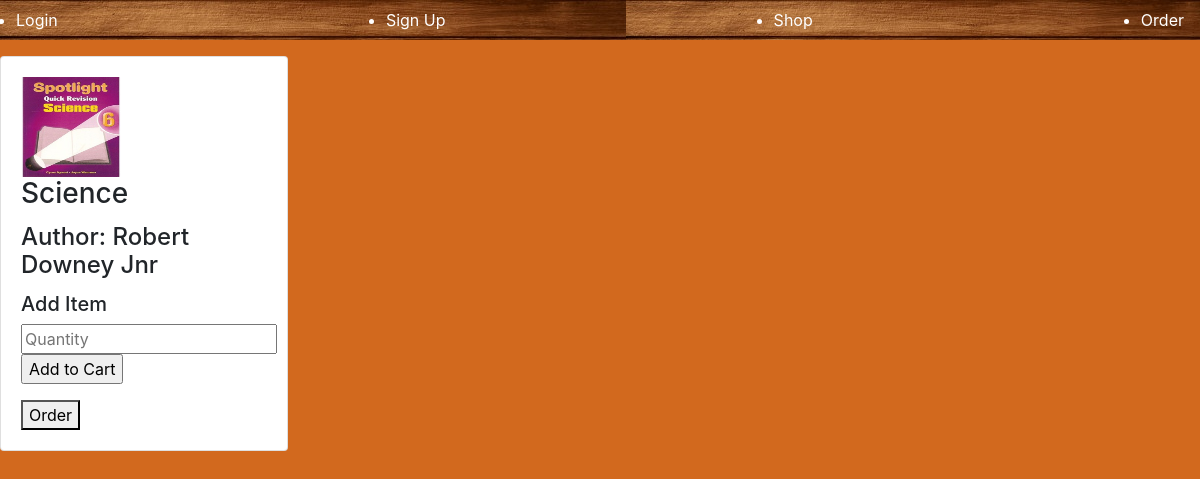
The page /shop on the database as committed earlier.
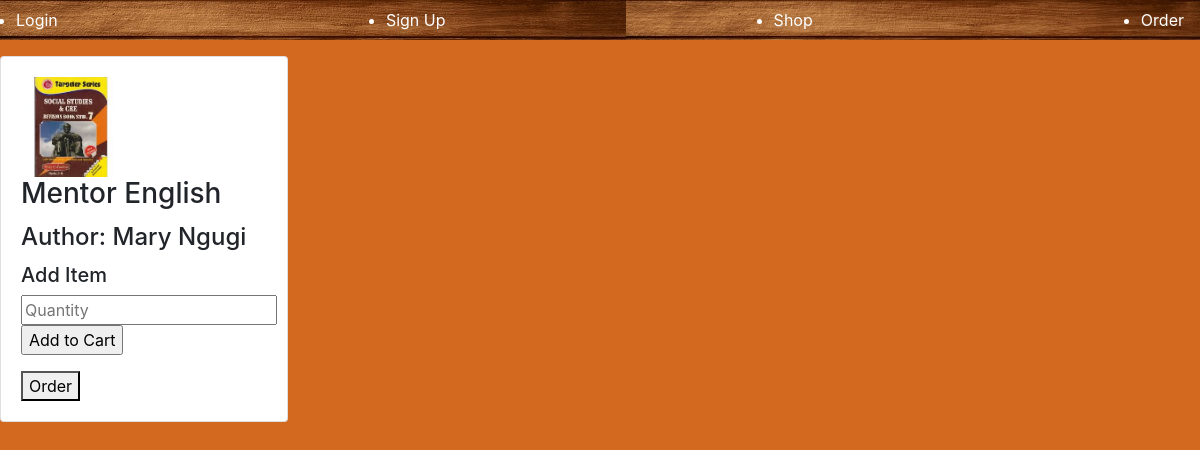
The same page on the database as committed later.
### web/models.py (models this page shows)
class Book(models.Model):
    category = models.ForeignKey(Category, blank=True, null=True, on_delete=models.CASCADE)
    book_name = models.CharField(max_length=100)
    author = models.CharField(max_length=50)
    edition = models.CharField(max_length=25)
    ISBN = models.CharField(primary_key=True, max_length=20)
    description = models.CharField(max_length=50, default=" ")
    in_stock = models.IntegerField(default=0)
    price = models.DecimalField(max_digits=15, decimal_places=2)
    book_img = models.ImageField(default='')
    available = models.BooleanField(default=False)
    def __str__(self):
        return self.book_name

### web/views.py (the view)
# urls.py: path('shop',views.shop,name="shop"),
def shop(request):
    books = Book.objects.all()[:1]
    print(books)
    return render(request, 'shop.html', {'books': books})

### web/templates/shop.html (shortened to what this page needs)
<html>
{% load static %}
<head>
    <link rel="stylesheet" href="https://stackpath.bootstrapcdn.com/bootstrap/4.3.1/css/bootstrap.min.css"
>
</head>
{% block navbar %}
<ul class="navbar">
    <a href="{% url 'login'%}">
        <div><li>Login</li></div>
    </a>
    <a href="{% url 'signup'%}">
        <div><li>Sign Up</li></div>
    </a>
    <a href="{% url 'shop'%}">
        <div><li>Shop</li></div>
    </a>
    <a href="{% url 'guestorder' %} ">
        <div><li>Order</li></div></a>
</ul>
{% endblock navbar %}
{% block shop %}
<div class="content">
    <div class="row">
        {% for book in books %}
        <div class="col">
            <div class="card" style="width: 18rem;">
                <div class="card-body">
                    <img class="pImage" src={{book.book_img.url}} width="100" height="100">
                    <h3 class="card-title">{{book.book_name}}</h3>
                    <h4 class="card-title">Author: {{book.author}}</h4>
                    <div class="addItem" id="addToCart{{book.ISBN}}">
                        <h5>Add Item</h5>
                        <form method="POST" action="{% url 'order' %}">
                            <input class="text" type="text" name="quantity" placeholder="Quantity"/>
                            <input class="aButton" type="submit" value="Add to Cart">
                        </form>
                        <button onclick="{% url 'guestorder' %}" class="aButton">Order</button>
                    </div>
                </div>
            </div>
        </div>
        {% endfor %}
    </div>
</div>
{% endblock shop %}
</html>

Rows that differ between the two databases and show on the page:
removed Book: book_img (picture), book_name "Science", author "Robert Downey Jnr"
added Book: book_img (picture), book_name "Mentor English", author "Mary Ngugi"
